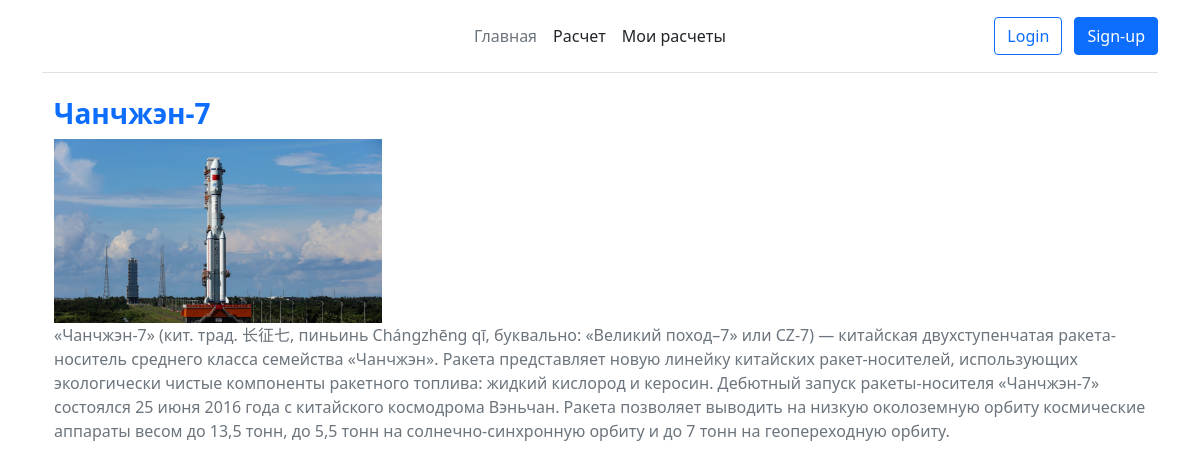
/rocketdetail/4/, run on the app's committed database.
### rocket/models.py (models this page shows, shortened)
class LaunchVehicle(models.Model):
    name = models.CharField(max_length=100, verbose_name="Название")
    short_description = models.TextField(blank=True, null=True, verbose_name="Краткое описание")
    description = models.TextField(blank=True, null=True, verbose_name="Описание")
    gto_playload = models.IntegerField(verbose_name="Полезная нагрузка (кг)")
    imagerocket = models.ImageField(verbose_name="Изображение",upload_to="rockets/",blank=True, null=True)
    class Meta:
        verbose_name = "Ракета-носитель"
        verbose_name_plural = "Ракеты-носители"

### rocket/views.py (the view)
# urls.py: path("rocketdetail/<int:pk>/", views.rocket_detail, name="rocket_detail")
def rocket_detail(request, pk):
    rocket = get_object_or_404(LaunchVehicle, pk = pk )
    return render(request, "rocket/rocket_detail.html", context={"rocket": rocket})

### rocket/templates/rocket/rocket_detail.html (shortened to what this page needs)
{% extends 'rocket/base.html' %}
{% block content %}
<div class="container ">
 <div class="row">
      <div class="col">
        <h3 class="rocket-name">{{rocket.name}}</h3>
          <div class="rocket-img-container">
                            <img {% if rocket.imagerocket %} src="{{ rocket.imagerocket.url }}" {% endif %}class="rocket-img " alt={{rocket.name}}>
                        </div>
        <p class="rocket-description ">{{rocket.description}}</p>
     </div>
 </div>
</div>
{% endblock%}

### rocket/templates/rocket/rocket_detail.html (style rules this page uses)
.rocket-name { font-weight: bold; color: #0d6efd; }
.rocket-description { color: #6c757d; font-size: 1rem; }
.rocket-img { object-fit: cover; width: 30%; height: 30%; }

### data on the page
LaunchVehicle: name "Чанчжэн-7", imagerocket (picture), description "«Чанчжэн-7» (кит. трад. 长征七, пиньинь Chángzhēng qī, буквально: «Великий поход–7» или CZ-7) — китайская двухступенчатая ракета-носитель среднего класса семейства «Чанчжэн». Ракета представляет новую линейку китайских ракет-носителей, использующих экологически чистые компоненты ракетного топлива: жидкий кислород и керосин. Дебютный запуск ракеты-носителя «Чанчжэн-7» состоялся 25 июня 2016 года с китайского космодрома Вэньчан. Ракета позволяет выводить на низкую околоземную орбиту космические аппараты весом до 13,5 тонн, до 5,5 тонн на солнечно-синхронную орбиту и до 7 тонн на геопереходную орбиту."
